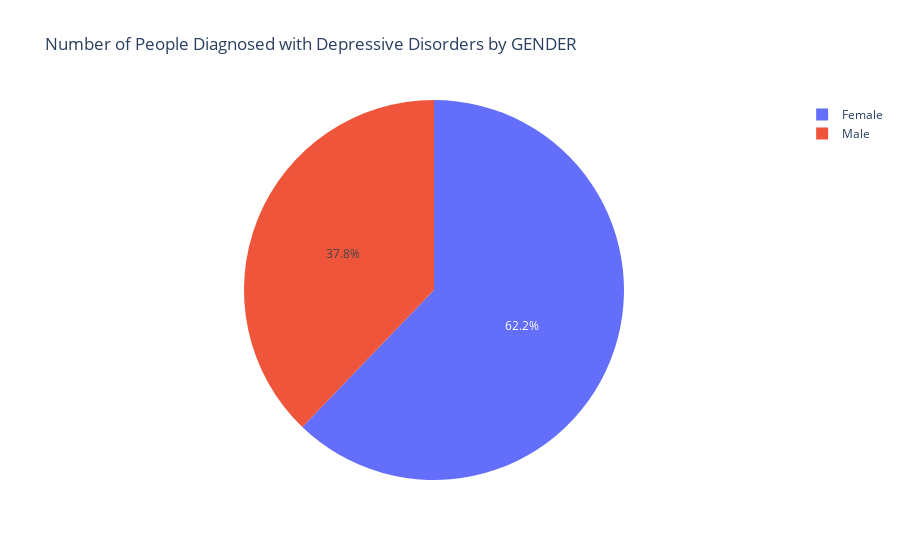

The cell this chart's notebook holds for it:
### Code cell
# plot gender pie chart
depression_chart(df, "GENDER", map_dict2)

### Figure 1 — Plotly figure (JSON) as saved in the notebook; plotly's stock layout.template omitted (floating-point values rounded to 4 significant figures)
{"data": [{"domain": {"x": [0, 1], "y": [0, 1]}, "hovertemplate": "label=%{label}<br>value=%{value}<extra></extra>", "labels": ["Female", "Male"], "legendgroup": "", "name": "", "showlegend": true, "type": "pie", "values": [1095848, 666228]}], "layout": {"legend": {"tracegroupgap": 0}, "title": {"text": "Number of People Diagnosed with Depressive Disorders by GENDER"}}}
